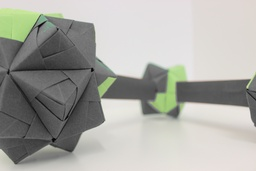
#> input picture opencv/colorsplash-old.jpg, 256 x 171 px, shrunk from 5184 x 3456 before the run
$ python sobelop.py colorsplash-old.jpg 100   (Python 2 division)
#> lines starting #> are read from the running program, lines starting #| are printed output that depends on the picture
import cv2 as cv
import numpy as np
import sys

# The MIT License (MIT)
# Copyright (c) 2016 Vladimir Ignatev
#
# Permission is hereby granted, free of charge, to any person obtaining
# a copy of this software and associated documentation files (the "Software"),
# to deal in the Software without restriction, including without limitation
# the rights to use, copy, modify, merge, publish, distribute, sublicense,
# and/or sell copies of the Software, and to permit persons to whom the Software
# is furnished to do so, subject to the following conditions:
#
# The above copyright notice and this permission notice shall be included
# in all copies or substantial portions of the Software.
#
# THE SOFTWARE IS PROVIDED "AS IS", WITHOUT WARRANTY OF ANY KIND, EXPRESS OR IMPLIED,
# INCLUDING BUT NOT LIMITED TO THE WARRANTIES OF MERCHANTABILITY, FITNESS FOR A PARTICULAR
# PURPOSE AND NONINFRINGEMENT. IN NO EVENT SHALL THE AUTHORS OR COPYRIGHT HOLDERS BE LIABLE
# FOR ANY CLAIM, DAMAGES OR OTHER LIABILITY, WHETHER IN AN ACTION OF CONTRACT, TORT
# OR OTHERWISE, ARISING FROM, OUT OF OR IN CONNECTION WITH THE SOFTWARE
# OR THE USE OR OTHER DEALINGS IN THE SOFTWARE.

def progress(count, total, status=''):
    bar_len = 60
    filled_len = int(round(bar_len * count / float(total)))

    percents = round(100.0 * count / float(total), 1)
    bar = '=' * filled_len + '-' * (bar_len - filled_len)

    sys.stdout.write('[%s] %s%s ...%s\r' % (bar, percents, '%', status))
sys.stdout.flush() # As suggested by Rom Ruben (see: http://stackoverflow.com/questions/3173320/text-progress-bar-in-the-console/27871113#comment50529068_27871113)


# David and Ryan's Code follows:


# change this to change how many edges get detected
THRESHOLD = 15 # more edges at 10, but also more noise

if(len(sys.argv) == 1):
	print "Please specify an image file."
	sys.exit()
elif(len(sys.argv) == 3):
	THRESHOLD = int(sys.argv[2])
elif(len(sys.argv) > 3):
	print "Too many arguements passed."
	sys.exit()

img = cv.imread(sys.argv[1], cv.IMREAD_GRAYSCALE)
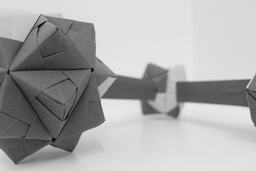
#> img: shape (171, 256); min 3, max 236, mean 169.7
imgOutput = cv.imread(sys.argv[1], cv.IMREAD_GRAYSCALE)

if img is None:
	print "File not found."
	sys.exit()

height = img.shape[0]
#> height = 171
width = img.shape[1]
#> width = 256

for row in range(1, height-1):
	for col in range(1, width-1):
		tl = img[row-1][col-1] #top left, top mid, top right, left mid, right mid, bottom left, bottom mid, bottom right
		tm = img[row-1][col]
		tr = img[row-1][col+1]
		lm = img[row][col-1]
		rm = img[row][col+1]
		bl = img[row+1][col-1]
		bm = img[row+1][col]
		br = img[row+1][col+1]

		# CODE FOR SOBEL OPERATION HERE
		value = abs((tl + (2*tm) + tr) - (bl + (2*bm) + br)) + abs((tl + (2*lm) + bl)-(tr + (2*rm) + br))

		if value > THRESHOLD:
			imgOutput.itemset((row, col), 255)
		else:
			imgOutput.itemset((row, col), 0)

		progress(row, height)
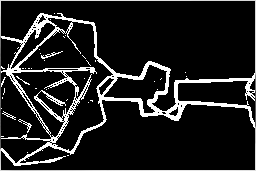
#> imgOutput: shape (171, 256); min 0, max 255, mean 32.1

cv.imwrite('sobeldetect.jpg', imgOutput);
print("")
